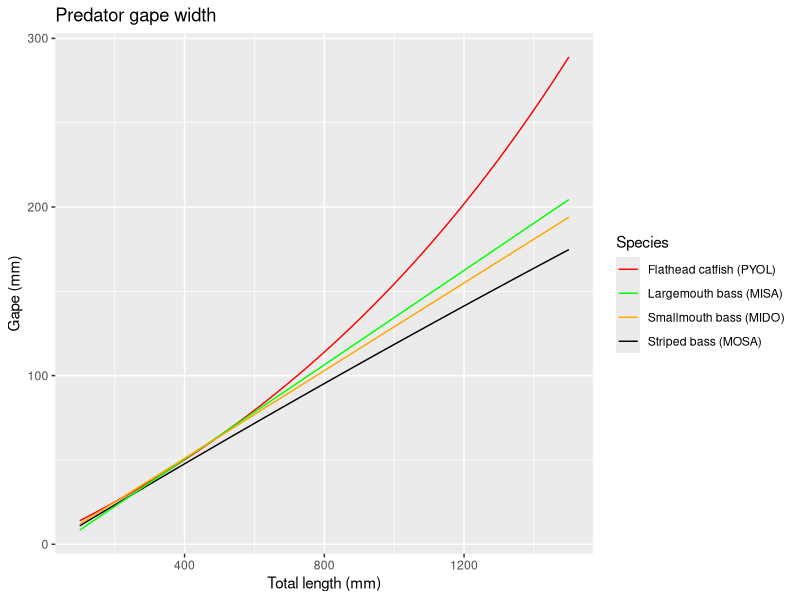

Write R code to recreate this figure. (Note: this script raises an error after producing the figure.)
library(dplyr)
library(ggplot2)
library(purrr)

# each equation corresponds to a gape-width line equation for 4 different predators: 
# MOSA(striped bass), PYOL(Flathead Catfish), MISA(Largemouth Bass), MIDO(Smallmouth Bass)
equations <- list(MOSA = function(TL) {-1.502 + (0.125 * TL) - (0.000005 * TL^2)},
                  PYOL = function(TL) {(123 * 2.718^(0.0008*TL)) - 119.3},
                  MISA = function(TL) {(0.14*TL) - 5.59}, 
                  MIDO = function(TL) {(0.13*TL) - 1.05})


# Create an empty ggplot object
gw_plot <- ggplot(data.frame(TL = seq(100,1500,5)), aes(x = TL)) +
  stat_function(fun = equations$MOSA, aes(colour = "Striped bass (MOSA)")) +
  stat_function(fun = equations$PYOL, aes(colour = "Flathead catfish (PYOL)")) +
  stat_function(fun = equations$MISA, aes(colour = "Largemouth bass (MISA)")) +
  stat_function(fun = equations$MIDO, aes(colour = "Smallmouth bass (MIDO)")) +
  scale_colour_manual("Species", values = c("red", "green", "orange", "black")) +
  labs(x = "Total length (mm)", y = "Gape (mm)", title = "Predator gape width")

gw_plot
# Add each function to the plot


# inverse function script to inverse Gape width formulas
inverse <- function(f, lower, upper){
  function(y){
    uniroot(function(x){f(x) - y}, lower = lower, upper = upper, tol=1e-3)[1]
  }
}

# Instead of list of equations and a dataframe, generate a function with inputs
# Species, TL, GWIndex. This will output the maximum XYTE TL that can be ingested based on data.

calculate_gape <- function(Species, TL) {
  gape_value <- case_when(
    Species == "MISA" ~ ((0.14*TL) - 5.59),
    Species == "MOSA" ~ -1.502 + (0.125 * TL) - (0.000005 * TL^2),
    Species == "MIDO" ~ (0.13*TL) - 1.05,
    Species == "PYOL" ~ (123 * 2.718^(0.0008*TL)) - 119.3,
    TRUE ~ NA_real_)
  return(gape_value)
}


min_ratio = .8
max_ratio = 1.0

edible_size <- bd_tl_2024(Ratio * calculate_gape("MISA", 800))
edible_size



